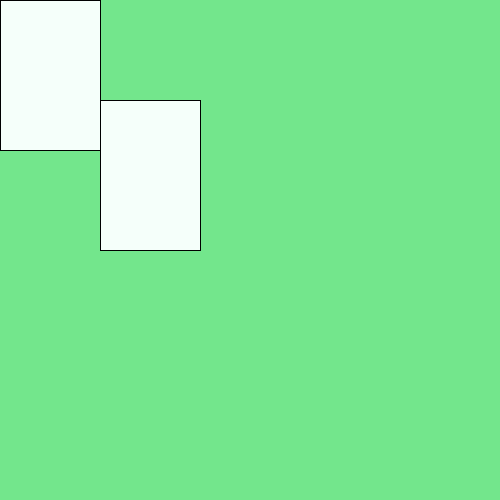
Frame 1 (no input)
Frame 60 (the mouse pressed at the canvas centre just before this capture): identical to frame 1, image omitted
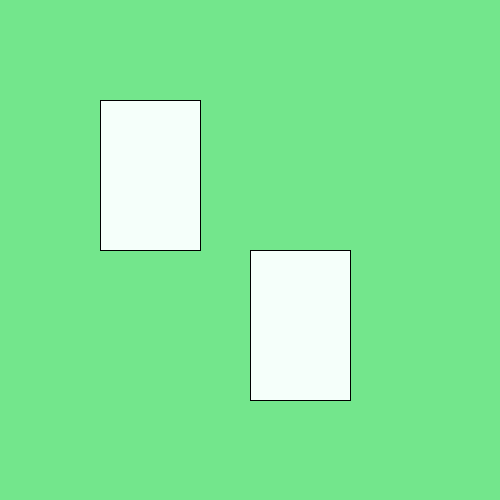
Frame 120 (the mouse held since frame 60 and released just before this capture)

The Processing sketch that drew these frames (run headless with seeded random() and noise(); from frame 60 on, the mouse is pressed at the canvas centre):

// Processing sketch: week01_1_draw_rect_p5_js
// ── week01_1_draw_rect_p5_js.pde
void setup(){
  size(500,500);
}
void draw(){
  background(#73E68C);
  fill(#F5FFFA);
  rect(100,100,100,150);
  rect(mouseX,mouseY,100,150);
}
